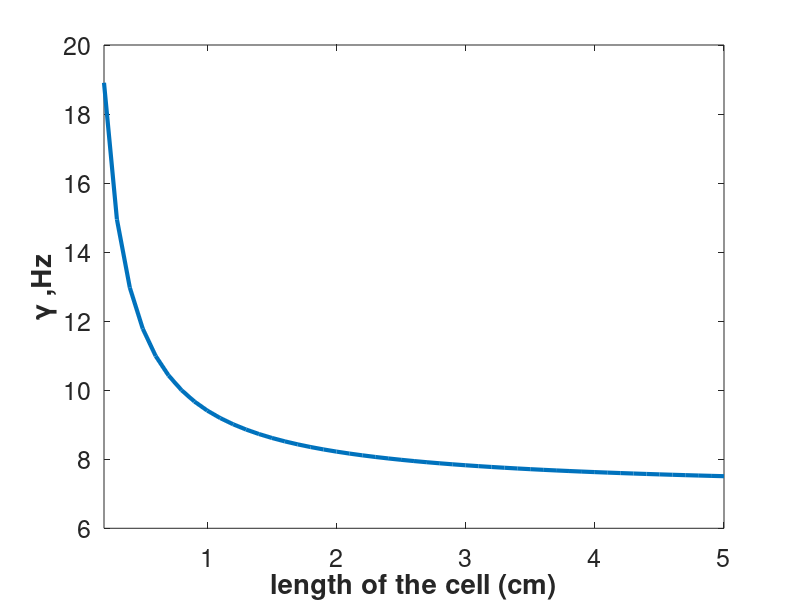
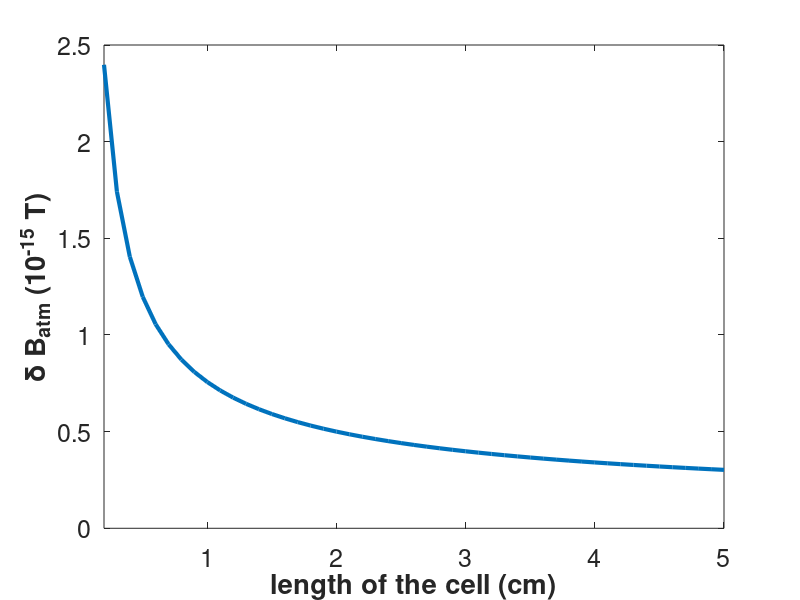
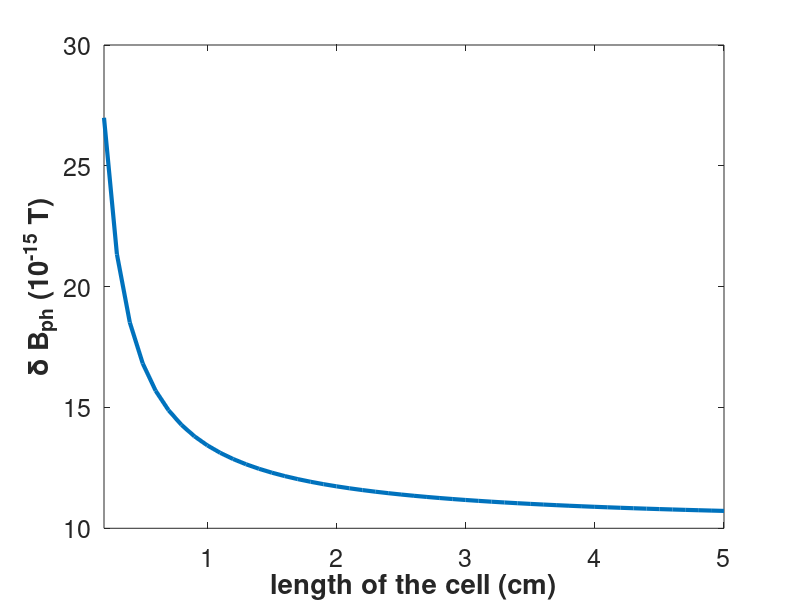
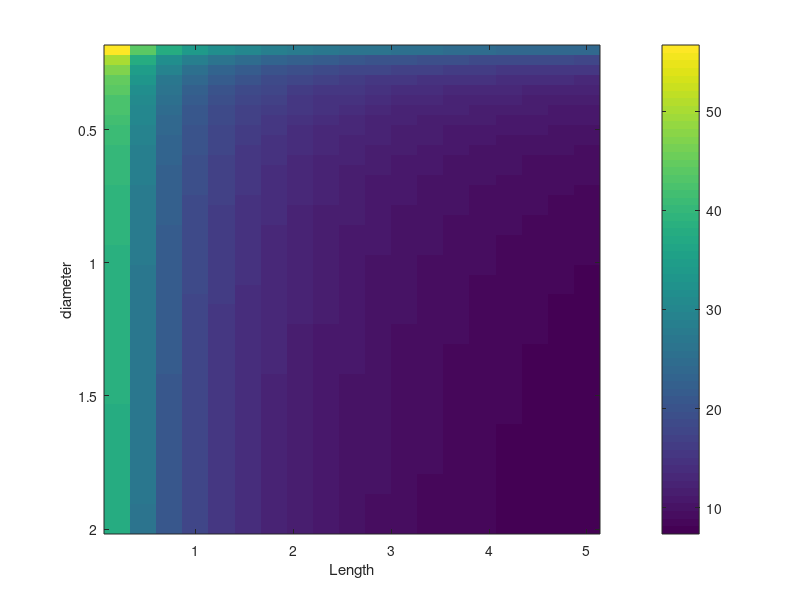

Write the MATLAB code that produced these figures, in order.
%% parameters of the model

Lstrart=2/1000;
Lfinish=50/1000;
L=Lstrart:1/1000:Lfinish; %m

Wstart=2/1000;
Wfinish=20/1000;
W=Wstart:1/1000:Wfinish;


m = 87*1.66*10^(-27);
T = 22;
Vthermal = sqrt(1.38*10^(-23)*8*(T + 273)/m); %m/sec
sSE = 2*10^(-14)*10^(-4); %m2
gamma = 7*10^9*2*pi; %hz/T
nai = 8.5*10^9*10^(6); %num/m^3
crossec = W.^2; %m
h = 1.054*10^(-34); %m

fr=377*10^12;
Iph=7*10^(-6)/(2*10^-6);
kv=10^(-23);

%% calculating width of the resonance

% spin-exchange collision
relother = sSE*Vthermal*nai*sqrt(2)*0.2;
A=L'*W*4.+2*crossec;
relwall = 1/10000*Vthermal*(A)./(4*L'*crossec);
int_part=[];
s=1;

% light induced relaxation
for L1=Lstrart:1/1000:Lfinish
int_part(s)=integral(@(x)exp(-kv*nai*x),0,L1);
s=s+1;
end

Imean=Iph*int_part./L;

rellight= repmat((2*kv/(h*fr).*Imean)',1,length(W));

Width_sensor=rellight+relother+relwall;

figure(1)
plot(L*100 ,Width_sensor(:,9),'LineWidth',3)
xlabel('length of the cell (cm)','FontSize',24,'FontWeight','bold')
ylabel('\gamma ,Hz','FontSize',24,'FontWeight','bold')
xlim([0.2 5])
set(gca,'fontsize',18)
%% atomic-shot noise

dB_atm = 1/gamma.*sqrt(Width_sensor./(L'*crossec.*nai));

figure(2)
plot(L*100 ,dB_atm(:,9)*10^(15),'LineWidth',3)
xlabel('length of the cell (cm)','FontSize',24,'FontWeight','bold')
ylabel('\delta B_{atm} (10^{-15} T)','FontSize',24,'FontWeight','bold')
xlim([0.2 5])
set(gca,'fontsize',18)

%% photon-shot noise

h = 1.054*10^(-34);
pow=7*10^(-6);
Amp=0.6*10^(-3);

dB_phsh=1/gamma*1/2*sqrt(h*fr/(pow)).*Width_sensor./Amp;

figure(3)
plot(L*100 ,dB_phsh(:,9)*10^(15),'LineWidth',3)
xlabel('length of the cell (cm)','FontSize',24,'FontWeight','bold')
ylabel('\delta B_{ph} (10^{-15} T)','FontSize',24,'FontWeight','bold')
xlim([0.2 5])
set(gca,'fontsize',18)
%% intrinsic sensitivity ft/sqrtHz

dB_i=sqrt(dB_phsh.^2+dB_atm.^2);

figure(4)
plot(L*100 ,dB_i(:,9)*10^(15),'LineWidth',3)
xlabel('L (cm)','FontSize',24,'FontWeight','bold')
ylabel('\delta B_{i} (10^{-15} T)','FontSize',24,'FontWeight','bold')
xlim([0.2 5])
set(gca,'fontsize',18)

save dB_i_nmor dB_i
%% plot

imagesc(L*100,W*100,dB_i.*10^15)
colorbar
xlabel('Length')
ylabel('diameter')